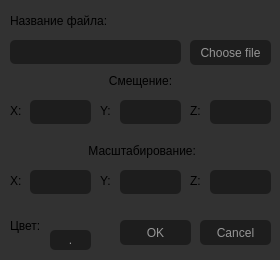
<?xml version="1.0" encoding="UTF-8"?>
<ui version="4.0">
 <class>AddModelWindow</class>
 <widget class="QDialog" name="AddModelWindow">
  <property name="geometry">
   <rect>
    <x>0</x>
    <y>0</y>
    <width>280</width>
    <height>260</height>
   </rect>
  </property>
  <property name="windowTitle">
   <string>Dialog</string>
  </property>
  <property name="styleSheet">
   <string notr="true">QDialog {
	background: rgba(50, 50, 50, 255);
}</string>
  </property>
  <widget class="QLabel" name="label_0">
   <property name="geometry">
    <rect>
     <x>10</x>
     <y>10</y>
     <width>261</width>
     <height>21</height>
    </rect>
   </property>
   <property name="styleSheet">
    <string notr="true">Qlabel{
    color: rgba(200, 200, 200, 180);
}</string>
   </property>
   <property name="text">
    <string>Название файла:</string>
   </property>
  </widget>
  <widget class="QLineEdit" name="le_file">
   <property name="geometry">
    <rect>
     <x>10</x>
     <y>40</y>
     <width>171</width>
     <height>24</height>
    </rect>
   </property>
   <property name="styleSheet">
    <string notr="true">QLineEdit {
    background: rgba(20, 20, 20, 180);
	color: rgba(200, 200, 200, 255);
	border-style: inset;
    border-radius: 5px;
}</string>
   </property>
  </widget>
  <widget class="QPushButton" name="pushButton_file">
   <property name="geometry">
    <rect>
     <x>190</x>
     <y>40</y>
     <width>81</width>
     <height>25</height>
    </rect>
   </property>
   <property name="styleSheet">
    <string notr="true">QPushButton {
    color: rgba(200, 200, 200, 180);
    border-radius: 5px;
    background: rgba(20, 20, 20, 180);
    }

QPushButton:hover {
    background: rgba(10, 10, 10, 180);
    }

QPushButton:pressed {
    border-style: inset;
    background: rgba(0, 0, 0, 180);
    }</string>
   </property>
   <property name="text">
    <string>Choose file</string>
   </property>
  </widget>
  <widget class="QLineEdit" name="le_moveX">
   <property name="geometry">
    <rect>
     <x>30</x>
     <y>100</y>
     <width>61</width>
     <height>24</height>
    </rect>
   </property>
   <property name="styleSheet">
    <string notr="true">QLineEdit {
    background: rgba(20, 20, 20, 180);
	color: rgba(200, 200, 200, 255);
	border-style: inset;
    border-radius: 5px;
}</string>
   </property>
  </widget>
  <widget class="QLabel" name="label_1">
   <property name="geometry">
    <rect>
     <x>10</x>
     <y>70</y>
     <width>261</width>
     <height>21</height>
    </rect>
   </property>
   <property name="styleSheet">
    <string notr="true">Qlabel{
    color: rgba(200, 200, 200, 180);
}</string>
   </property>
   <property name="text">
    <string>Смещение:</string>
   </property>
   <property name="alignment">
    <set>Qt::AlignCenter</set>
   </property>
  </widget>
  <widget class="QLabel" name="label_2">
   <property name="geometry">
    <rect>
     <x>10</x>
     <y>100</y>
     <width>21</width>
     <height>21</height>
    </rect>
   </property>
   <property name="styleSheet">
    <string notr="true">Qlabel{
    color: rgba(200, 200, 200, 180);
}</string>
   </property>
   <property name="text">
    <string>X:</string>
   </property>
  </widget>
  <widget class="QLabel" name="label_3">
   <property name="geometry">
    <rect>
     <x>100</x>
     <y>100</y>
     <width>21</width>
     <height>21</height>
    </rect>
   </property>
   <property name="styleSheet">
    <string notr="true">Qlabel{
    color: rgba(200, 200, 200, 180);
}</string>
   </property>
   <property name="text">
    <string>Y:</string>
   </property>
  </widget>
  <widget class="QLineEdit" name="le_moveY">
   <property name="geometry">
    <rect>
     <x>120</x>
     <y>100</y>
     <width>61</width>
     <height>24</height>
    </rect>
   </property>
   <property name="styleSheet">
    <string notr="true">QLineEdit {
    background: rgba(20, 20, 20, 180);
	color: rgba(200, 200, 200, 255);
	border-style: inset;
    border-radius: 5px;
}</string>
   </property>
  </widget>
  <widget class="QLabel" name="label_4">
   <property name="geometry">
    <rect>
     <x>190</x>
     <y>100</y>
     <width>21</width>
     <height>21</height>
    </rect>
   </property>
   <property name="styleSheet">
    <string notr="true">Qlabel{
    color: rgba(200, 200, 200, 180);
}</string>
   </property>
   <property name="text">
    <string>Z:</string>
   </property>
  </widget>
  <widget class="QLineEdit" name="le_moveZ">
   <property name="geometry">
    <rect>
     <x>210</x>
     <y>100</y>
     <width>61</width>
     <height>24</height>
    </rect>
   </property>
   <property name="styleSheet">
    <string notr="true">QLineEdit {
    background: rgba(20, 20, 20, 180);
	color: rgba(200, 200, 200, 255);
	border-style: inset;
    border-radius: 5px;
}</string>
   </property>
  </widget>
  <widget class="QLabel" name="label_5">
   <property name="geometry">
    <rect>
     <x>10</x>
     <y>140</y>
     <width>261</width>
     <height>21</height>
    </rect>
   </property>
   <property name="styleSheet">
    <string notr="true">Qlabel{
    color: rgba(200, 200, 200, 180);
}</string>
   </property>
   <property name="text">
    <string> Масштабирование:</string>
   </property>
   <property name="alignment">
    <set>Qt::AlignCenter</set>
   </property>
  </widget>
  <widget class="QLabel" name="label_6">
   <property name="geometry">
    <rect>
     <x>10</x>
     <y>170</y>
     <width>21</width>
     <height>21</height>
    </rect>
   </property>
   <property name="styleSheet">
    <string notr="true">Qlabel{
    color: rgba(200, 200, 200, 180);
}</string>
   </property>
   <property name="text">
    <string>X:</string>
   </property>
  </widget>
  <widget class="QLineEdit" name="le_scaleX">
   <property name="geometry">
    <rect>
     <x>30</x>
     <y>170</y>
     <width>61</width>
     <height>24</height>
    </rect>
   </property>
   <property name="styleSheet">
    <string notr="true">QLineEdit {
    background: rgba(20, 20, 20, 180);
	color: rgba(200, 200, 200, 255);
	border-style: inset;
    border-radius: 5px;
}</string>
   </property>
  </widget>
  <widget class="QLabel" name="label_8">
   <property name="geometry">
    <rect>
     <x>190</x>
     <y>170</y>
     <width>21</width>
     <height>21</height>
    </rect>
   </property>
   <property name="styleSheet">
    <string notr="true">Qlabel{
    color: rgba(200, 200, 200, 180);
}</string>
   </property>
   <property name="text">
    <string>Z:</string>
   </property>
  </widget>
  <widget class="QLabel" name="label_7">
   <property name="geometry">
    <rect>
     <x>100</x>
     <y>170</y>
     <width>21</width>
     <height>21</height>
    </rect>
   </property>
   <property name="styleSheet">
    <string notr="true">Qlabel{
    color: rgba(200, 200, 200, 180);
}</string>
   </property>
   <property name="text">
    <string>Y:</string>
   </property>
  </widget>
  <widget class="QLineEdit" name="le_scaleZ">
   <property name="geometry">
    <rect>
     <x>210</x>
     <y>170</y>
     <width>61</width>
     <height>24</height>
    </rect>
   </property>
   <property name="styleSheet">
    <string notr="true">QLineEdit {
    background: rgba(20, 20, 20, 180);
	color: rgba(200, 200, 200, 255);
	border-style: inset;
    border-radius: 5px;
}</string>
   </property>
  </widget>
  <widget class="QLineEdit" name="le_scaleY">
   <property name="geometry">
    <rect>
     <x>120</x>
     <y>170</y>
     <width>61</width>
     <height>24</height>
    </rect>
   </property>
   <property name="styleSheet">
    <string notr="true">QLineEdit {
    background: rgba(20, 20, 20, 180);
	color: rgba(200, 200, 200, 255);
	border-style: inset;
    border-radius: 5px;
}</string>
   </property>
  </widget>
  <widget class="QLabel" name="label_9">
   <property name="geometry">
    <rect>
     <x>10</x>
     <y>210</y>
     <width>41</width>
     <height>31</height>
    </rect>
   </property>
   <property name="text">
    <string>Цвет:</string>
   </property>
  </widget>
  <widget class="QPushButton" name="pushButton_ok">
   <property name="geometry">
    <rect>
     <x>120</x>
     <y>220</y>
     <width>71</width>
     <height>25</height>
    </rect>
   </property>
   <property name="styleSheet">
    <string notr="true">QPushButton {
    color: rgba(200, 200, 200, 180);
    border-radius: 5px;
    background: rgba(20, 20, 20, 180);
    }

QPushButton:hover {
    background: rgba(10, 10, 10, 180);
    }

QPushButton:pressed {
    border-style: inset;
    background: rgba(0, 0, 0, 180);
    }</string>
   </property>
   <property name="text">
    <string>OK</string>
   </property>
  </widget>
  <widget class="QPushButton" name="pushButton_cancel">
   <property name="geometry">
    <rect>
     <x>200</x>
     <y>220</y>
     <width>71</width>
     <height>25</height>
    </rect>
   </property>
   <property name="styleSheet">
    <string notr="true">QPushButton {
    color: rgba(200, 200, 200, 180);
    border-radius: 5px;
    background: rgba(20, 20, 20, 180);
    }

QPushButton:hover {
    background: rgba(10, 10, 10, 180);
    }

QPushButton:pressed {
    border-style: inset;
    background: rgba(0, 0, 0, 180);
    }</string>
   </property>
   <property name="text">
    <string>Cancel</string>
   </property>
  </widget>
  <widget class="QPushButton" name="pushButton_color">
   <property name="geometry">
    <rect>
     <x>50</x>
     <y>230</y>
     <width>41</width>
     <height>20</height>
    </rect>
   </property>
   <property name="styleSheet">
    <string notr="true">QPushButton {
    color: rgba(200, 200, 200, 180);
    border-radius: 5px;
    background: rgba(20, 20, 20, 180);
    }

QPushButton:hover {
    background: rgba(10, 10, 10, 180);
    }

QPushButton:pressed {
    border-style: inset;
    background: rgba(0, 0, 0, 180);
    }</string>
   </property>
   <property name="text">
    <string>.</string>
   </property>
  </widget>
  <widget class="QLabel" name="label">
   <property name="geometry">
    <rect>
     <x>50</x>
     <y>210</y>
     <width>41</width>
     <height>16</height>
    </rect>
   </property>
   <property name="text">
    <string/>
   </property>
  </widget>
 </widget>
 <resources/>
 <connections/>
</ui>
